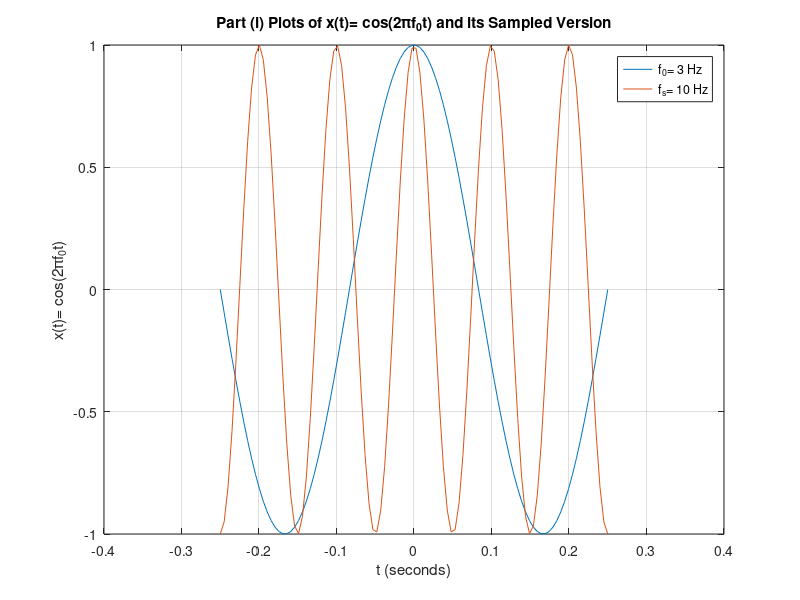
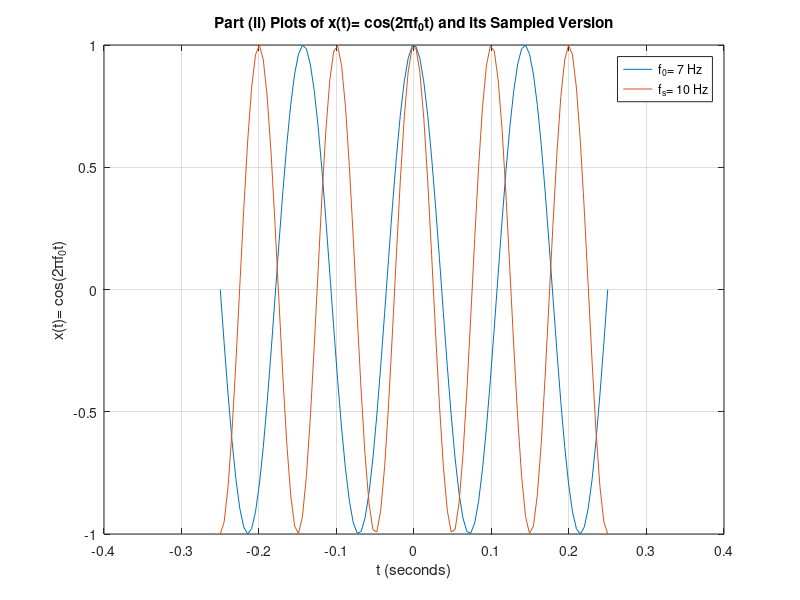
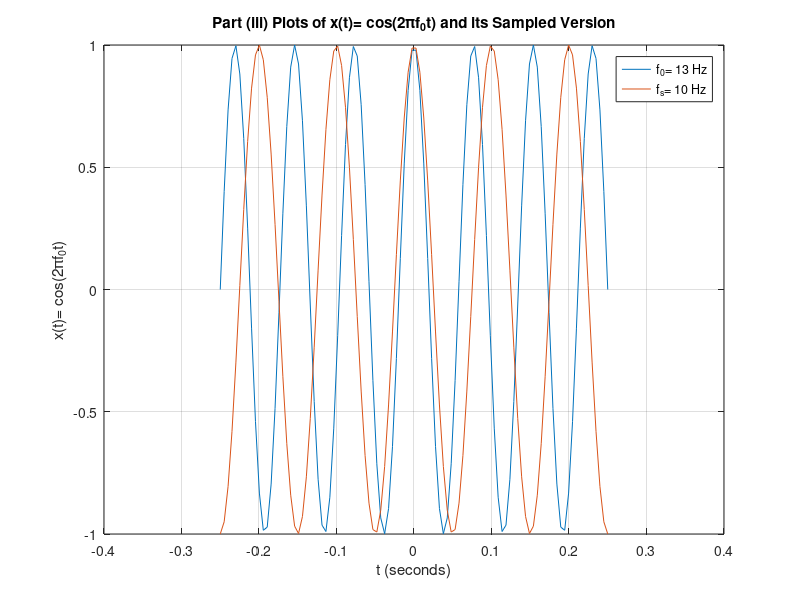

Recreate these plots in MATLAB, in order.
% x(t)= cos(2*pi*f_0*t)
% (i) f_0= 3 Hz and f_s= 10 Hz
t = linspace(-1/4,1/4);
x1_0 = cos(2*pi*3*t);
figure(1)
plot(t,x1_0);

hold on
x1_s = cos(2*pi*10*t);
plot(t,x1_s)
hold off

grid on;
title('Part (i) Plots of x(t)= cos(2\pif_0t) and its Sampled Version');
xlabel('t (seconds)');
ylabel('x(t)= cos(2\pif_0t)');
legend('f_0= 3 Hz','f_s= 10 Hz')



% (ii) f_0= 7 Hz and f_s= 10 Hz
t = linspace(-1/4,1/4);
x2_0 = cos(2*pi*7*t);
figure(2)
plot(t,x2_0);

hold on
x2_s = cos(2*pi*10*t);
plot(t,x2_s)
hold off

grid on;
title('Part (ii) Plots of x(t)= cos(2\pif_0t) and its Sampled Version');
xlabel('t (seconds)');
ylabel('x(t)= cos(2\pif_0t)');
legend('f_0= 7 Hz','f_s= 10 Hz')



% (iii) f_0= 13 Hz and f_s= 10 Hz
t = linspace(-1/4,1/4);
x3_0 = cos(2*pi*13*t);
figure(3)
plot(t,x3_0);

hold on
x3_s = cos(2*pi*10*t);
plot(t,x3_s)
hold off

grid on;
title('Part (iii) Plots of x(t)= cos(2\pif_0t) and its Sampled Version');
xlabel('t (seconds)');
ylabel('x(t)= cos(2\pif_0t)');
legend('f_0= 13 Hz','f_s= 10 Hz')
